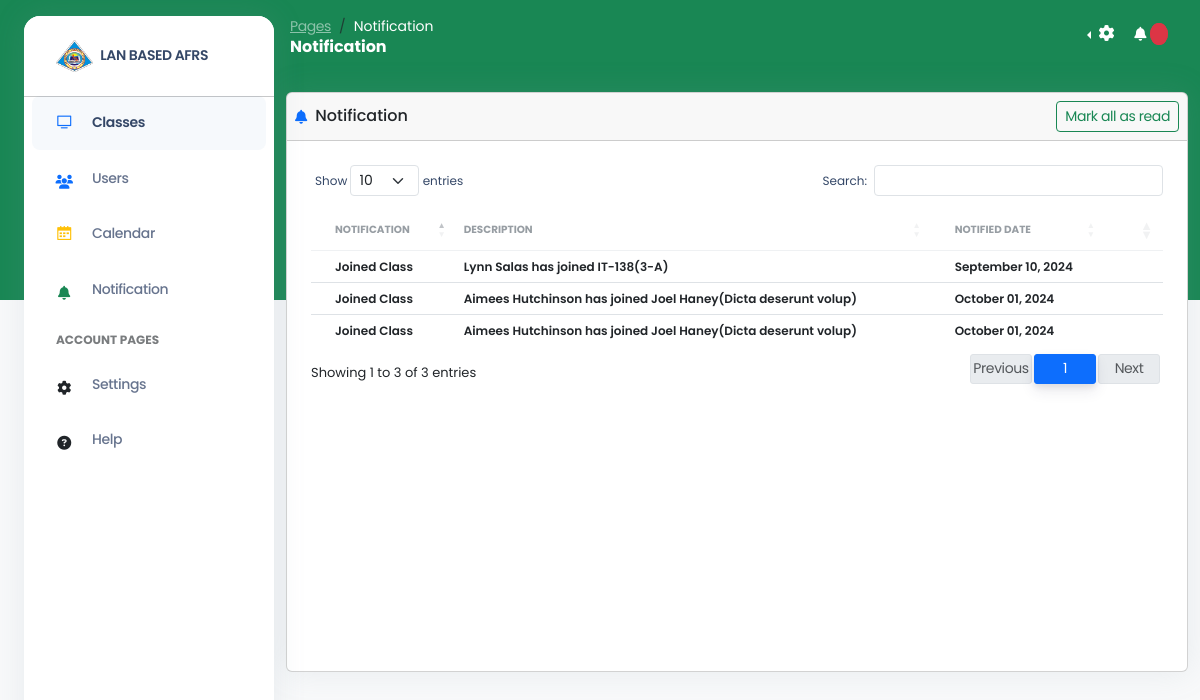
Page /index.php?page=notification (signed in) on the committed database.
### tables this page shows
CREATE TABLE `notifications` (
  `notification_id` int(255) NOT NULL,
  `notification_datetime` datetime DEFAULT NULL,
  `notification_description` longtext DEFAULT NULL,
  `notification_title` varchar(255) DEFAULT NULL,
  `notification_type` varchar(255) DEFAULT NULL,
  `included_id` int(11) DEFAULT NULL,
  `user_id` int(11) DEFAULT NULL,
  `activity_id` int(255) DEFAULT NULL,
  `is_read` int(1) NOT NULL
);

### views/notification.php (the view, shortened to what this page needs)
<?php
function getNotifData()
{
    global $conn;
    $user_id = $_SESSION['user_id'];
    $class_ids = [];
    $sql = "SELECT class_id FROM class_people WHERE user_id = ?";
    if ($stmt = $conn->prepare($sql)) {
        $stmt->bind_param("i", $user_id);
        $stmt->execute();
        $result = $stmt->get_result();
    }
    if (!empty($class_ids)) {
        $placeholders = implode(',', array_fill(0, count($class_ids), '?'));
    } else {
        $placeholders = '';
    }
    if (!empty($placeholders)) {
        $query = "SELECT notifications.*, users.*
                  FROM notifications
                  JOIN users ON users.user_id = notifications.user_id
                  WHERE (users.user_id = ? OR (notifications.included_id IN ($placeholders) AND notifications.notification_type = 'activity'))";
    } else {
        if ($_SESSION['usertype'] == 1) {
            $query = "SELECT notifications.*, users.*
            FROM notifications
            JOIN users ON users.user_id = notifications.user_id
            WHERE users.user_id = ?";
        } else {
            $query = "SELECT notifications.*, users.*
            FROM notifications
            JOIN users ON users.user_id = notifications.user_id";
        }
    }
    if ($stmt = $conn->prepare($query)) {
        if (!empty($placeholders)) {
            $types = str_repeat('i', count($class_ids) + 1);
            $params = array_merge([$user_id], $class_ids);
            $stmt->bind_param($types, ...$params);
        } else if ($_SESSION['usertype'] == 1) {
            $stmt->bind_param('i', $user_id);
        }
        $stmt->execute();
        $result = $stmt->get_result();
        $data = $result->fetch_all(MYSQLI_ASSOC);
        return $data;
    } else {
        echo json_encode(['status' => 'error', 'message' => 'Query preparation failed.']);
    }
}
?>
<div class="container-fluid py-4">
    <div class="row">
        <div class="col-12">
            <div class="card mb-4" style="min-height: 580px;">
                <div class="card-header d-flex p-2  align-items-center justify-content-between">
                    <div class="d-flex justify-content-between align-items-center w-100">
                        <div class="d-flex gap-2 ">
                            <i class="fa fa-bell text-primary text-sm opacity-10"></i>
                            <h6 class="mb-0">Notification</h6>
                        </div>
                        <div>
                            <button data-bs-toggle="modal" data-bs-target="#people" class="btn btn-outline-success btn-sm mb-0">
                                Mark all as read
                            </button>
                        </div>
                    </div>
                </div>
                <div class="card-body">
                    <table class="table align-items-center mb-0 table-data">
                        <thead>
                            <tr>
                                <th class="text-uppercase text-secondary text-xxs font-weight-bolder opacity-7">Notification</th>
                                <th class="text-uppercase text-secondary text-xxs font-weight-bolder opacity-7 ps-2">Description</th>
                                <th class="text-uppercase text-secondary text-xxs font-weight-bolder opacity-7">Notified Date</th>
                                <th class="text-secondary opacity-7"></th>
                            </tr>
                        </thead>
                        <tbody>
                            <?php
                            $notification = getNotifData();
                            ?>
                            <?php foreach ($notification as $notif): ?>
                                <tr>
                                    <td>
                                        <p class="text-xs font-weight-bold mb-0 ps-3"><?= $notif['notification_title'] ?></p>
                                    </td>
                                    <td>
                                        <p class="text-xs font-weight-bold mb-0"><?= $notif['notification_description'] ?></p>
                                    </td>
                                    <td>
                                        <p class="text-xs font-weight-bold mb-0 ps-3"><?= date('F d, Y', strtotime($notif['notification_datetime'])) ?></p>
                                    </td>
                                    <td>
                                    </td>
                                </tr>
                            <?php endforeach; ?>
                        </tbody>
                    </table>
                </div>
            </div>
        </div>
    </div>
</div>

### public/assets/css/main.css (style rules this page uses)
* { font-family: "Poppins", sans-serif; }
.h-height-100 { height: 100vh !important; }

### rows in the picture
notifications: notification_title "Joined Class", notification_description "Lynn Salas has joined IT-138(3-A)", notification_datetime "September 10, 2024"
notifications: notification_title "Joined Class", notification_description "Aimees Hutchinson has joined Joel Haney(Dicta deserunt volup)", notification_datetime "October 01, 2024"
notifications: notification_title "Joined Class", notification_description "Aimees Hutchinson has joined Joel Haney(Dicta deserunt volup)", notification_datetime "October 01, 2024"

### other values in the picture
$_GET['page'] "Notification"
